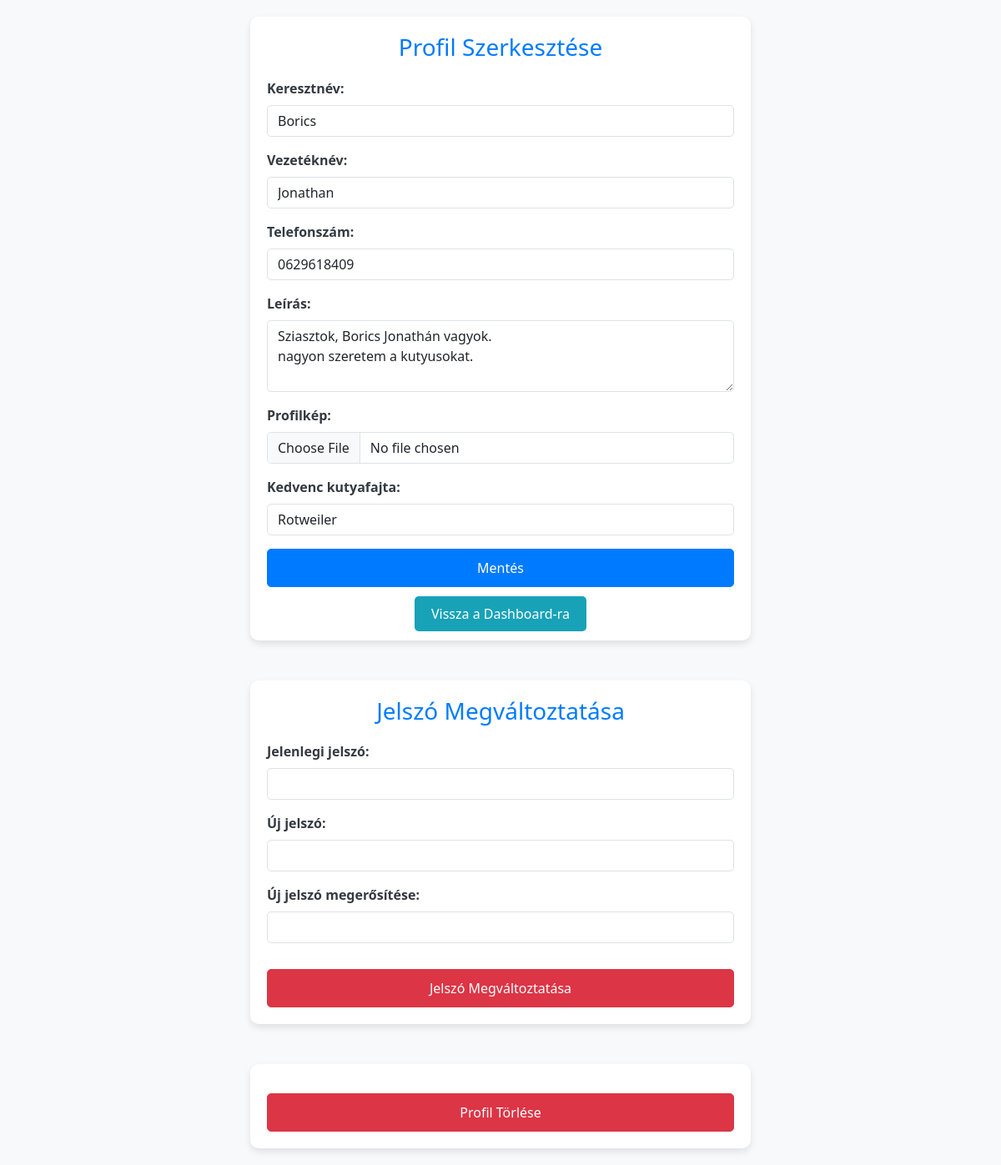
/views/walker/edit.php (signed in), run on the app's committed database.
### tables this page shows
CREATE TABLE `walker_profiles` (
  `walker_id` int NOT NULL,
  `user_id` int DEFAULT NULL,
  `bio` text,
  `photo_url` varchar(255) DEFAULT NULL,
  `favorite_breed` varchar(255) DEFAULT NULL
);

CREATE TABLE `users` (
  `user_id` int NOT NULL,
  `username` varchar(255) NOT NULL,
  `password_hash` varchar(255) NOT NULL,
  `first_name` varchar(255) DEFAULT NULL,
  `last_name` varchar(255) DEFAULT NULL,
  `phone_number` varchar(20) DEFAULT NULL,
  `address` text,
  `email` varchar(255) NOT NULL,
  `is_walker` tinyint(1) DEFAULT '0',
  `is_admin` tinyint(1) DEFAULT '0',
  `is_approved` tinyint(1) DEFAULT '0',
  `is_active` tinyint(1) DEFAULT '1',
  `created_at` timestamp NOT NULL DEFAULT CURRENT_TIMESTAMP
);

### views/walker/edit.php (the view, shortened to what this page needs)
<?php
$servername = "localhost";
$username = "netwalker";
$password = "OAOJM80ovv20biq";
$dbname = "netwalker";
$conn = new mysqli($servername, $username, $password, $dbname);
$user_id = $_SESSION['user_id'];
$sql = "SELECT users.first_name, users.last_name, users.phone_number AS phone, walker_profiles.bio, walker_profiles.photo_url, walker_profiles.favorite_breed
        FROM walker_profiles
        JOIN users ON walker_profiles.user_id = users.user_id
        WHERE walker_profiles.user_id = $user_id";
$result = $conn->query($sql);
if ($result->num_rows > 0) {
    $profile = $result->fetch_assoc();
} else {
    echo "Nem található profil.";
    exit();
}
?>
<!DOCTYPE html>
<html lang="hu">
<head>
    <link href="https://cdn.jsdelivr.net/npm/bootstrap@5.3.2/dist/css/bootstrap.min.css" rel="stylesheet">
   <link href="../../style/walker_edit.css" rel="stylesheet">
</head>
<body>
<div class="container">
    <h1>Profil Szerkesztése</h1>
    <form method="post" action="edit.php" enctype="multipart/form-data">
        <div class="mb-3">
            <label for="first_name" class="form-label">Keresztnév:</label>
            <input type="text" class="form-control" id="first_name" name="first_name" value="<?php echo htmlspecialchars($profile['first_name']); ?>" required>
        </div>
        <div class="mb-3">
            <label for="last_name" class="form-label">Vezetéknév:</label>
            <input type="text" class="form-control" id="last_name" name="last_name" value="<?php echo htmlspecialchars($profile['last_name']); ?>" required>
        </div>
        <div class="mb-3">
            <label for="phone" class="form-label">Telefonszám:</label>
            <input type="text" class="form-control" id="phone" name="phone" value="<?php echo htmlspecialchars($profile['phone']); ?>" required>
        </div>
        <div class="mb-3">
            <label for="bio" class="form-label">Leírás:</label>
            <textarea class="form-control" id="bio" name="bio" rows="3" required><?php echo htmlspecialchars($profile['bio']); ?></textarea>
        </div>
        <div class="mb-3">
            <label for="photo" class="form-label">Profilkép:</label>
            <input type="file" class="form-control" id="photo" name="photo">
        </div>
        <div class="mb-3">
            <label for="favorite_breed" class="form-label">Kedvenc kutyafajta:</label>
            <input type="text" class="form-control" id="favorite_breed" name="favorite_breed" value="<?php echo htmlspecialchars($profile['favorite_breed']); ?>" required>
        </div>
        <button type="submit" name="update_profile" class="btn btn-primary">Mentés</button>
    </form>
    <div class="back-button">
        <a href="walker_dashboard.php">Vissza a Dashboard-ra</a>
    </div>
</div>
<div class="container mt-5">
    <h1>Jelszó Megváltoztatása</h1>
    <form method="post" action="edit.php">
        <div class="mb-3">
            <label for="current_password" class="form-label">Jelenlegi jelszó:</label>
            <input type="password" class="form-control" id="current_password" name="current_password" required>
        </div>
        <div class="mb-3">
            <label for="new_password" class="form-label">Új jelszó:</label>
            <input type="password" class="form-control" id="new_password" name="new_password" required>
        </div>
        <div class="mb-3">
            <label for="confirm_password" class="form-label">Új jelszó megerősítése:</label>
            <input type="password" class="form-control" id="confirm_password" name="confirm_password" required>
        </div>
        <button type="submit" name="change_password" class="btn btn-danger">Jelszó Megváltoztatása</button>
    </form>
</div>
<div class="container mt-5">
    <form method="post" action="edit.php">
        <button type="submit" name="delete_profile" class="btn btn-danger">Profil Törlése</button>
    </form>
</div>
</body>
</html>

### style/walker_edit.css (style rules this page uses)
body { background-color: #f8f9fa; font-family: "Segoe UI", Tahoma, Geneva, Verdana, sans-serif; }
.container { max-width: 600px; margin: 20px auto; background: white; padding: 20px; border-radius: 10px; box-shadow: 0 4px 8px rgba(0, 0, 0, 0.1); }
h1 { font-size: 1.75rem; margin-bottom: 20px; color: #007bff; text-align: center; }
.btn-primary { background-color: #007bff; border-color: #007bff; width: 100%; padding: 10px; font-size: 1rem; border-radius: 5px; }
.btn-danger { background-color: #dc3545; border-color: #dc3545; width: 100%; padding: 10px; font-size: 1rem; border-radius: 5px; margin-top: 15px; }
.form-label { font-weight: bold; color: #343a40; }
.form-control { border-radius: 5px; }
.back-button { display: block; margin-top: 20px; text-align: center; }
.back-button a { text-decoration: none; color: white; background-color: #17a2b8; padding: 10px 20px; border-radius: 5px; transition: background-color 0.3s ease; }

### data on the page
walker_profiles: first_name "Borics", last_name "Jonathan", phone "0629618409", bio "Sziasztok, Borics Jonathán vagyok. nagyon szeretem a kutyusokat.", favorite_breed "Rotweiler"
